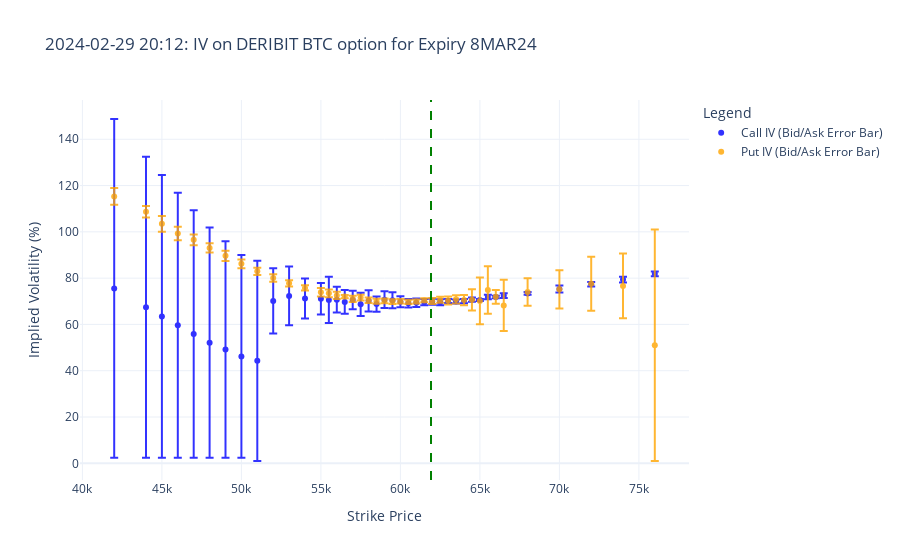

Notebook cell for this chart:
### Code cell
fig = go.Figure()
# Plot with error bars for bid/ask implied volatility
fig.add_trace(go.Scatter(
    x=df_option_with_vola_and_greeks['strike'],
    y=(df_option_with_vola_and_greeks['bidVola_C']+df_option_with_vola_and_greeks['askVola_C'])/2,
    error_y=dict(type='data', array=(df_option_with_vola_and_greeks['askVola_C'] - df_option_with_vola_and_greeks['bidVola_C']).abs()/2,
        visible=True, color='blue'),
    mode='markers',
    name='Call IV (Bid/Ask Error Bar)',
    marker=dict(color='blue', symbol='circle'),
    opacity=0.8
))
fig.add_trace(go.Scatter(
    x=df_option_with_vola_and_greeks['strike'],
    y=(df_option_with_vola_and_greeks['bidVola_P']+df_option_with_vola_and_greeks['askVola_P'])/2,
    error_y=dict(type='data', array=(df_option_with_vola_and_greeks['askVola_P'] - df_option_with_vola_and_greeks['bidVola_P']).abs()/2,
        visible=True, color='orange'),
    mode='markers',
    name='Put IV (Bid/Ask Error Bar)',
    marker=dict(color='orange', symbol='circle'),
    opacity=0.8
))

fig.add_vline(x=df_option_with_vola_and_greeks['S'][0], line=dict(color='green', dash='dash'), name='Spot Price (S)')

fig.update_layout(
    title=f"{snapshot_time.strftime('%Y-%m-%d %H:%M')}: IV on DERIBIT BTC option for Expiry {my_expiry}",
    xaxis_title="Strike Price",
    yaxis_title="Implied Volatility (%)",
    legend_title="Legend",
    template="plotly_white"
)
fig.show()

### Figure 1 — Plotly figure (JSON) as saved in the notebook; plotly's stock layout.template omitted (floating-point values rounded to 4 significant figures)
{"data": [{"error_y": {"array": [73.19, 65.05, 61.1, 57.24, 53.46, 49.75, 46.78, 43.8, 43.27, 14.1, 12.67, 8.678, 6.809, 9.993, 5.562, 5.133, 4.001, 5.03, 4.632, 3.293, 3.61, 3.455, 2.38, 1.847, 1.802, 1.329, 1.315, 1.31, 0.8754, 0.8833, 0.8966, 0.9143, 0.4693, 0.9645, 0.4998, 1.038, 0.5968, 1.495, 0.9669, 1.28, 1.015], "color": "blue", "type": "data", "visible": true}, "marker": {"color": "blue", "symbol": "circle"}, "mode": "markers", "name": "Call IV (Bid/Ask Error Bar)", "opacity": 0.8, "type": "scatter", "x": [42000, 44000, 45000, 46000, 47000, 48000, 49000, 50000, 51000, 52000, 53000, 54000, 55000, 55500, 56000, 56500, 57000, 57500, 58000, 58500, 59000, 59500, 60000, 60500, 61000, 61500, 62000, 62500, 63000, 63500, 64000, 64500, 65000, 65500, 66000, 66500, 68000, 70000, 72000, 74000, 76000], "y": [75.55, 67.41, 63.46, 59.6, 55.82, 52.11, 49.14, 46.16, 44.27, 70.13, 72.32, 71.22, 71.11, 70.59, 70.67, 69.74, 70.51, 68.69, 70.18, 68.82, 70.71, 70.47, 69.78, 69.12, 69.38, 69.61, 69.8, 69.55, 70.16, 69.89, 70.07, 70.75, 70.56, 71.87, 71.86, 72.49, 73.41, 75.28, 77.35, 79.37, 81.88]}, {"error_y": {"array": [3.616, 2.479, 3.374, 2.913, 2.369, 1.99, 2.23, 1.878, 1.57, 1.629, 1.338, 1.102, 1.836, 1.673, 1.543, 0.7112, 1.325, 1.224, 1.155, 1.09, 1.033, 0.9885, 0.9513, 0.9226, 0.9007, 0.8854, 1.315, 1.31, 1.751, 1.766, 2.24, 4.573, 10.1, 10.27, 2.999, 11.02, 5.942, 8.272, 11.63, 14.01, 49.99], "color": "orange", "type": "data", "visible": true}, "marker": {"color": "orange", "symbol": "circle"}, "mode": "markers", "name": "Put IV (Bid/Ask Error Bar)", "opacity": 0.8, "type": "scatter", "x": [42000, 44000, 45000, 46000, 47000, 48000, 49000, 50000, 51000, 52000, 53000, 54000, 55000, 55500, 56000, 56500, 57000, 57500, 58000, 58500, 59000, 59500, 60000, 60500, 61000, 61500, 62000, 62500, 63000, 63500, 64000, 64500, 65000, 65500, 66000, 66500, 68000, 70000, 72000, 74000, 76000], "y": [115.3, 108.7, 103.4, 99.3, 96.53, 93.06, 89.62, 86.16, 82.95, 80.07, 77.76, 75.79, 73.92, 73.44, 72.55, 72.02, 71.07, 71.61, 70.44, 70.02, 70.19, 69.86, 70.04, 69.74, 69.9, 70.47, 70.13, 70.66, 70.31, 70.84, 70.5, 70.62, 70.15, 74.84, 71.93, 68.23, 74.06, 75.19, 77.58, 76.65, 50.99]}], "layout": {"legend": {"title": {"text": "Legend"}}, "shapes": [{"line": {"color": "green", "dash": "dash"}, "name": "Spot Price (S)", "type": "line", "x0": 61920.0, "x1": 61920.0, "xref": "x", "y0": 0, "y1": 1, "yref": "y domain"}], "title": {"text": "2024-02-29 20:12: IV on DERIBIT BTC option for Expiry 8MAR24"}, "xaxis": {"title": {"text": "Strike Price"}}, "yaxis": {"title": {"text": "Implied Volatility (%)"}}}}
